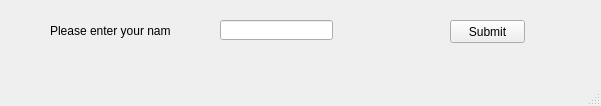
<?xml version="1.0" encoding="UTF-8"?>
<ui version="4.0">
 <class>MainWindow</class>
 <widget class="QMainWindow" name="MainWindow">
  <property name="geometry">
   <rect>
    <x>0</x>
    <y>0</y>
    <width>601</width>
    <height>106</height>
   </rect>
  </property>
  <property name="windowTitle">
   <string>MainWindow</string>
  </property>
  <widget class="QWidget" name="centralwidget">
   <widget class="QLabel" name="lollabel">
    <property name="geometry">
     <rect>
      <x>50</x>
      <y>10</y>
      <width>121</width>
      <height>41</height>
     </rect>
    </property>
    <property name="text">
     <string>Please enter your name:</string>
    </property>
   </widget>
   <widget class="QLineEdit" name="lineEdit">
    <property name="geometry">
     <rect>
      <x>220</x>
      <y>20</y>
      <width>113</width>
      <height>20</height>
     </rect>
    </property>
    <property name="placeholderText">
     <string/>
    </property>
   </widget>
   <widget class="QPushButton" name="pushButton">
    <property name="geometry">
     <rect>
      <x>450</x>
      <y>20</y>
      <width>75</width>
      <height>23</height>
     </rect>
    </property>
    <property name="text">
     <string>Submit</string>
    </property>
   </widget>
  </widget>
  <widget class="QMenuBar" name="menubar">
   <property name="enabled">
    <bool>true</bool>
   </property>
   <property name="geometry">
    <rect>
     <x>0</x>
     <y>0</y>
     <width>601</width>
     <height>21</height>
    </rect>
   </property>
  </widget>
  <widget class="QStatusBar" name="statusbar"/>
 </widget>
 <resources/>
 <connections/>
</ui>
